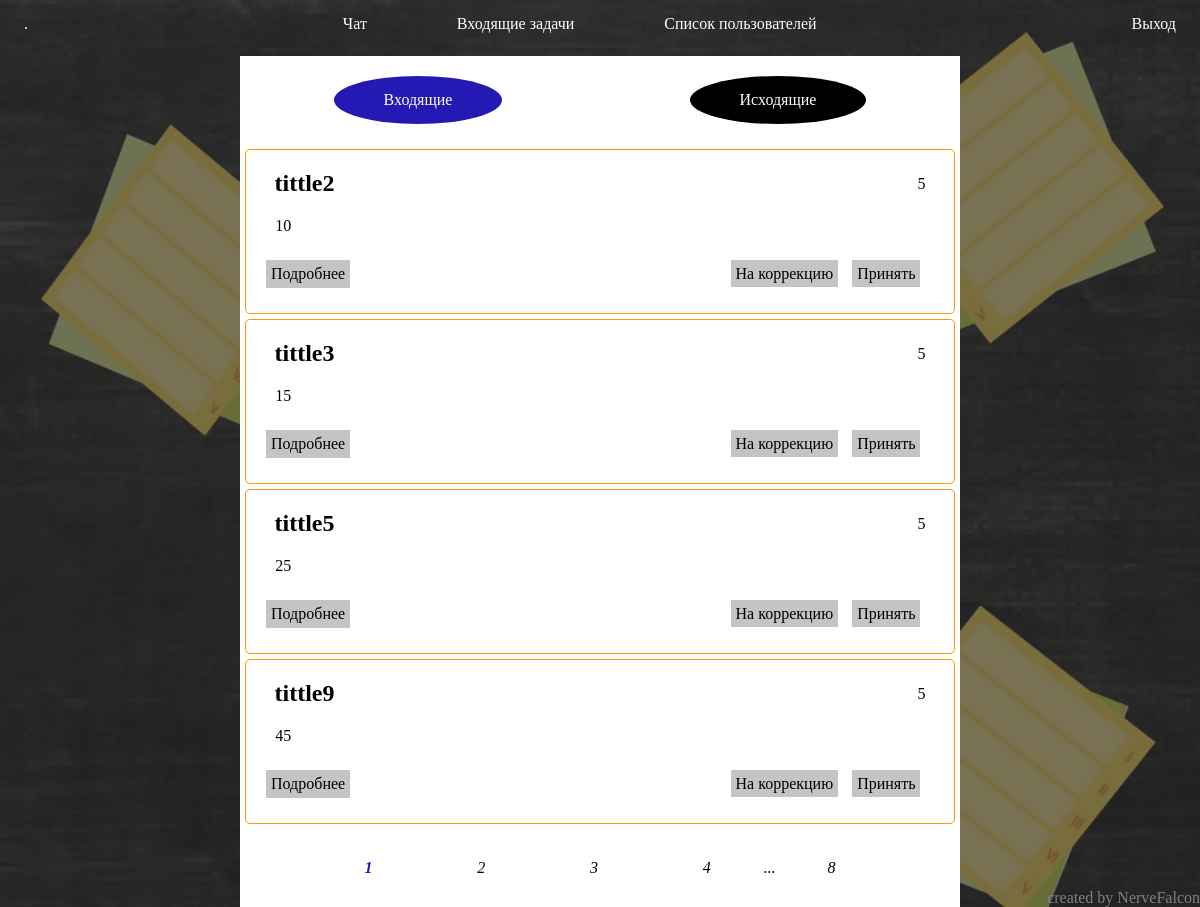
The page /inTasks (signed in) on the database its author committed.
### tables this page shows
CREATE TABLE `tasks` (
  `id` int(11) NOT NULL,
  `id_from` int(11) NOT NULL,
  `title` text NOT NULL,
  `text` text NOT NULL,
  `deadline` date NOT NULL,
  `file_way` text NOT NULL,
  `id_status` int(11) NOT NULL DEFAULT '5'
);

### app/core/Model.php (called while the page is built, shortened)
<?php
class Model
{
	public static function SqlConnect()
	{
		$sql = new mysqli('localhost', 'root', 'root', 'college');
		$sql->set_charset('utf-8');
		return $sql;
	}
}

### app/controllers/InTaskController.php (called while the page is built, shortened)
<?php
class InTaskController extends Controller
{
	public function __construct()
	{
		$this->model = new InTaskModel();
	}
	public function ActionList(int $page = 1)
	{
		$countPages = $this->model->GetCountInTasks();
		$pages = [$countPages, $page];
		$tasks = $this->model->GetListInTasks($page);
		foreach ($tasks as $key => $task)
		{
			$tasks[$key]['type'] = "in";
			$tasks[$key]['OtherStatus'] = "На коррекцию";
			$tasks[$key]['DoneStatus'] = "Принять";
		}
		$this->view->Generate('task/listView.php', [$pages, $tasks]);
		return true;
	}
}

### app/models/InTaskModel.php (called while the page is built, shortened)
<?php
class InTaskModel extends TaskModel
{
    public function __construct()
    {
        $this->db = self::SqlConnect();
    }
    public function GetListInTasks(int $page)
    {
        $showTasks = 4;
        $res = $this->db->query("SELECT tasks.* FROM tasks INNER JOIN workers WHERE workers.id = $_SESSION[id] AND tasks.id = workers.id_task ORDER BY tasks.deadline LIMIT " . ($page - 1)*$showTasks . "," . $showTasks . "");
        return $res->fetch_all(1);
    }
    public function GetCountInTasks()
    {
        $res = $this->db->query("SELECT COUNT(tasks.id) as count FROM tasks INNER JOIN workers WHERE workers.id = $_SESSION[id] AND tasks.id = workers.id_task");
        return $res->fetch_all(1)[0]['count'];
    }
}

### app/bootstrap.php (called while the page is built, shortened)
<?php
require_once 'core/Model.php';
require_once 'core/View.php';
require_once 'core/Controller.php';
require_once 'core/Route.php';
Route::start();

### index.php (called while the page is built, shortened)
<?php
require_once 'app/bootstrap.php';

### app/core/Controller.php (called while the page is built, shortened)
<?php
class Controller
{
	public function __construct()
	{
		$this->view = new View;
	}
}

### app/views/task/listView.php (the view, shortened to what this page needs)
<?php
$pages = $params[0];
$params = $params[1];
?>
<section class="tasks">
	<div class="links flex-container-row flex-around">
		<a href="/inTasks" class="<?php if ($params[0]['type'] == 'in') echo 'selected '; ?>flex-item">Входящие</a>
		<a href="/outTasks" class="<?php if ($params[0]['type'] == "out") echo 'selected '; ?>flex-item">Исходящие</a>
	</div>
	<?php foreach ($params as $task) : ?>
		<div class="task">
			<div class="top flex-container-row flex-around">
				<h2 class="flex-item flex-item-row-first"><?php echo $task['title'] ?></h2>
				<span class="status flex-item flex-item-row-last"><?php echo $task['id_status'] ?></span>
			</div>
			<div class="desc">
				<?php echo $task['text'] ?>
			</div>
			<div class="top flex-container-row flex-between">
				<a href="/<?php echo $task['type']; ?>Task/<?php echo $task['id'] ?>" class="button flex-item flex-item-row-first">Подробнее</a>
				<div class="flex-item flex-item-row-last">
					<a href="#" class="button"><?php echo $task['OtherStatus'] ?></a>
					<a href="#" class="button"><?php echo $task['DoneStatus'] ?></a>
				</div>
			</div>
		</div>
	<?php endforeach; ?>
	<?php echo View::buildPageBtnsContainer($pages[0], $pages[1], $params[0]['type']."Tasks"); ?>
</section>

### app/core/Route.php (shortened to what this page needs)
<?php
class Route
{
	public static function GetURI()
	{
		if (!empty($_SERVER["REQUEST_URI"]))
		{
			return trim($_SERVER["REQUEST_URI"], "/");
		}
		else
		{
			return false;
		}
	}
	public static function Start()
	{
		$routes = include_once('routes.php');
		$uri = explode('/', self::GetURI());
		$controlller = $routes[$uri[0]];
		if (count($controlller) > 2)
		{
			if (empty($uri[1]) || is_numeric($uri[1]))
			{
				$action = ucfirst($controlller['']);
				$params = array_slice($uri, 1);
			}
			else
			{
				$action = ucfirst($controlller[$uri[1]]);
				$params = array_slice($uri, 2);
			}
			$controlller = ucfirst($controlller['controller']);
		}
		else
		{
			$action = ucfirst($controlller['']);
			$params = array_slice($uri, 1);
			$controlller = ucfirst($controlller['controller']);
		}
		return self::Load($controlller, $action, $params);
	}
	static function Load($controllerName, $actionName, $param = array())
	{
		$actionName = "Action" . $actionName;
		$controller = new $controllerName;
		if (!call_user_func_array(array($controller, $actionName), $param))
		{
			self::ErrorPage404();
		}
	}
}

### app/views/templateView.php (shortened to what this page needs)
<!DOCTYPE html>
<html lang="ru">
<head>
	<?php if (!ini_get("display_errors")) : ?>
		<link rel="stylesheet" href="/static/css/style.css">
	<?php endif; ?>
</head>
<body>
	<header class="flex-container-row flex-between">
		<div class="flex-item flex-grow flex-item-row-first">.</div>
		<div class="flex-item flex-grow flex-container-row flex-center">
			<a class="flex-item" href="/">Чат</a>
			<a class="flex-item" href="/inTasks">Входящие задачи</a>
			<?php if (isset($_SESSION['user']) && ISADMIN) : ?>
			<a class="flex-item" href="/user">Список пользователей</a>
			<?php endif; ?>
		</div>
		<div class="flex-item flex-grow flex-item-row-last">
			<a href="/auth/logout" class="auth-btn">Выход</a>
		</div>
	</header>
	<div id="wrapper">
		<main>
			<?php include 'app/views/' . $contentView; ?>
		</main>
	</div>
	<div id="copyright" class="gray Tright">
		created by NerveFalcon
	</div>
</body>
</html>

### app/core/View.php (shortened to what this page needs)
<?php
class View
{
	public function Generate(string $contentView, array $params = null, string $templateView = "templateView.php")
	{
		include "app/views/" . $templateView;
	}
	public static function buildPageBtnsContainer(int $countPage, int $currentPage, string $url)
	{
		$firstPage = 1;
		$container = '<div class="pg-btn flex-container-row flex-center">';
		if ($countPage < 7)
		{
			$container .= self::buildPageBtns(1, $countPage, $currentPage, $url);
		}
		else
		{
			$condition = ($currentPage < $firstPage + 3) ? -1 : (($currentPage > $countPage - 3) ? 1 : 0);
			switch ($condition)
			{
				case -1:
					$container .= self::buildPageBtns($firstPage, $firstPage + 3, $currentPage, $url);
					$container .= "..." . self::buildPageBtn($countPage, $url);
					break;
			}
		}
		$container .= '</div>';
		return $container;
	}
	private static function buildPageBtns(int $firstPage, int $countPage, int $currentPage, string $url)
	{
		$buttons = "";
		for ($i = $firstPage; $i <= $countPage; $i++)
		{
			$buttons .= self::buildPageBtn($i, $url, $currentPage);
		}
		return $buttons;
	}
	private static function buildPageBtn(int $buildPage, string $url, int $currentPage = null)
	{
		$class = '';
		if ($currentPage == $buildPage)
		{
			$class .= 'currentPage';
		}
		return "<a href='/$url/$buildPage' class='flex-item'><fromphp class='$class'>$buildPage</fromphp></a>";
	}
}

### static/css/style.css (style rules this page uses)
*, *::after, *::before { margin: 0; padding: 0; }
html { height: 100%; }
body { height: 100%; background-image: url("/static/img/BG.png"); background-size: 100% auto; background-position: 0 30%; background-repeat: no-repeat; background-attachment: fixed; color: white; }
header { width: 100%; height: 3rem; position: fixed; top: 0px; left: 0px; z-index: 50; }
main { width: 60%; margin: 0 auto; padding-top: 3.5rem; }
a { color: inherit; text-decoration: inherit; }
fromphp { font-style: italic; }
section:not(.auth) { background-color: white; color: black; }
.flex-container-row { display: flex; text-align: center; flex-flow: row nowrap; }
.flex-between { justify-content: space-between; }
.flex-around { justify-content: space-around; }
.flex-center { justify-content: center; }
.flex-item { margin: auto; }
.flex-item-row-first { text-align: left; margin-left: 2%; }
.flex-item-row-last { text-align: right; margin-right: 2%; }
.flex-grow { flex-grow: 1; }
.Tright { text-align: right; }
.pg-btn { padding: 30px 10%; }
.currentPage { color: #2419B2; font-weight: bold; }
.button { background-color: #C4C4C4; margin: 5px; padding: 5px; }
.gray { color: gray; }
#wrapper { height: 100%; }
#copyright { position: fixed; margin: 0; right: 0; bottom: 0; }
.tasks .links>* { background-color: black; margin: 20px; padding: 15px 50px; border-radius: 50%; color: white; }
.tasks .links .selected { background-color: #2419B2; }
.tasks .task { border: 1px solid #FF9900; border-radius: 5px; margin: 5px; }
.task .top { margin: 20px 15px; }
.task .desc { margin: 0 15px; padding: 0 2%; width: 80%; }

### rows shown on the page
tasks: title "tittle2", id_status "5", text "10", OtherStatus "На коррекцию", DoneStatus "Принять"
tasks: title "tittle3", id_status "5", text "15", OtherStatus "На коррекцию", DoneStatus "Принять"
tasks: title "tittle5", id_status "5", text "25", OtherStatus "На коррекцию", DoneStatus "Принять"
tasks: title "tittle9", id_status "5", text "45", OtherStatus "На коррекцию", DoneStatus "Принять"

### other values the page prints
$buildPage "1"
$buildPage "2"
$buildPage "3"
$buildPage "4"
$buildPage "8"
